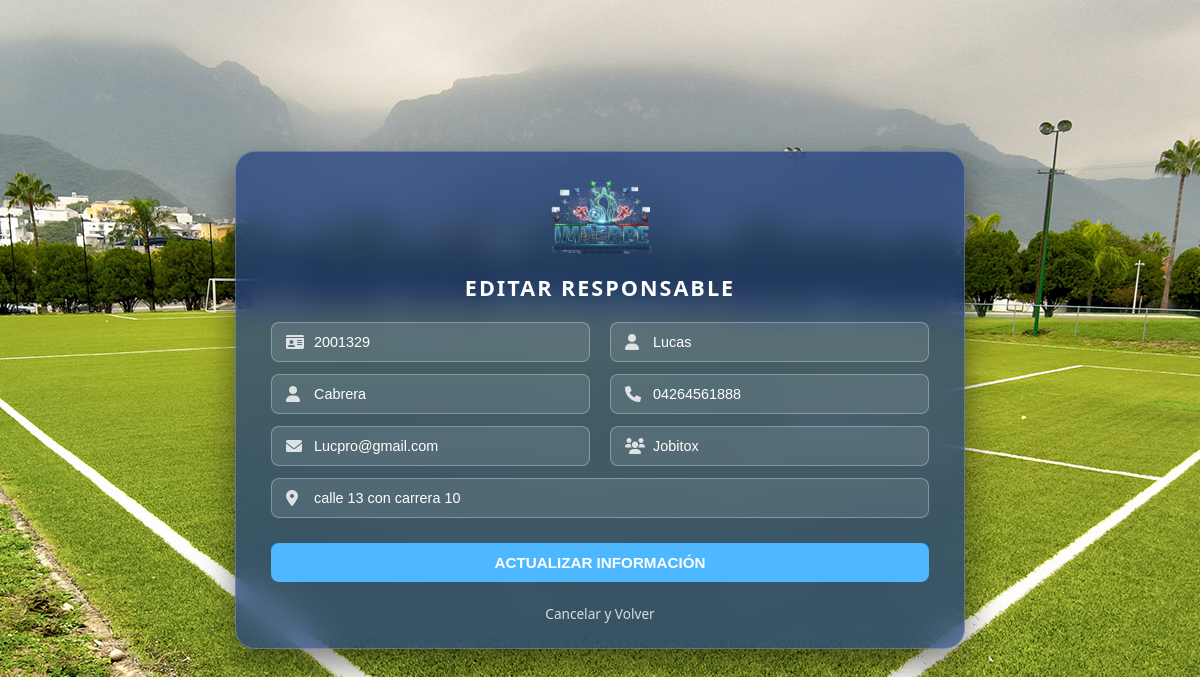
The app's page /vista/editar_autogobierno.php?id=1 (signed in) with its own data.
### tables this page shows
CREATE TABLE `autogobierno` (
  `id` int(11) NOT NULL,
  `nombre` varchar(100) NOT NULL,
  `apellido` varchar(100) NOT NULL,
  `cedula` varchar(20) NOT NULL,
  `telefono` varchar(20) NOT NULL,
  `correo` varchar(150) NOT NULL,
  `comuna` varchar(150) NOT NULL,
  `direccion` text NOT NULL
);

### vista/editar_autogobierno.php (the view, shortened to what this page needs)
<?php
require_once '../controlador/conexion.php';
$id_responsable = $_GET['id'] ?? '';
$stmt =$conexion->prepare("SELECT nombre, apellido, cedula, telefono, correo, direccion, comuna FROM autogobierno WHERE id = ?");
$stmt->bind_param("i", $id_responsable);$stmt->execute();
$resultado =$stmt->get_result();
$responsable = $resultado->fetch_assoc();$stmt->close();
?>
<!DOCTYPE html>
<html lang="es">
<head>
    <link rel="stylesheet" href="../estilo/style25.css">
    <link rel="stylesheet" href="https://cdnjs.cloudflare.com/ajax/libs/font-awesome/6.0.0/css/all.min.css">
</head>
<body>
    <div class="login-container">
        <form action="../controlador/controlador_editar_autogobierno.php" method="POST" class="glass-form" novalidate>
            <div class="logo-container">
                <img src="../estilo/logo.png" alt="IMDERPE" class="logo-form">
            </div>
            <h2 class="form-title">Editar Responsable</h2>
            <div class="form-grid">
                <div class="input-group">
                    <i class="fas fa-id-card"></i>
                    <input type="text" name="cedula" id="cedula" placeholder="Cédula de Identidad" autocomplete="off" value="<?php echo htmlspecialchars($responsable['cedula']); ?>">
                </div>
                <div class="input-group">
                    <i class="fas fa-user"></i>
                    <input type="text" name="nombre" id="nombre" placeholder="Nombres" autocomplete="off" value="<?php echo htmlspecialchars($responsable['nombre']); ?>">
                </div>
                <div class="input-group">
                    <i class="fas fa-user"></i>
                    <input type="text" name="apellido" id="apellido" placeholder="Apellidos" autocomplete="off" value="<?php echo htmlspecialchars($responsable['apellido']); ?>">
                </div>
                <div class="input-group">
                    <i class="fas fa-phone"></i>
                    <input type="text" name="telefono" id="telefono" placeholder="Número de Teléfono" autocomplete="off" value="<?php echo htmlspecialchars($responsable['telefono']); ?>">
                </div>
                <div class="input-group">
                    <i class="fas fa-envelope"></i>
                    <input type="email" name="correo" id="correo" placeholder="Correo Electrónico" autocomplete="off" value="<?php echo htmlspecialchars($responsable['correo']); ?>">
                </div>
                <div class="input-group">
                    <i class="fas fa-users"></i>
                    <input type="text" name="comuna" id="comuna" placeholder="Comuna" autocomplete="off" value="<?php echo htmlspecialchars($responsable['comuna']); ?>">
                </div>
                <div class="input-group full-width">
                    <i class="fas fa-map-marker-alt"></i>
                    <input type="text" name="direccion" id="direccion" placeholder="Dirección Sala de Autogobierno" autocomplete="off" value="<?php echo htmlspecialchars($responsable['direccion']); ?>">
                </div>
            </div>
            <div class="action-row">
                <button type="submit" name="btn_editar" value="ok" class="btn-update">
                    Actualizar Información
                </button>
                <a href="ver_autogobierno.php" class="btn-cancel">Cancelar y Volver</a>
            </div>
        </form>
    </div>
</body>
</html>

### estilo/style25.css (style rules this page uses)
body { margin: 0; padding: 0; font-family: 'Segoe UI', sans-serif; background-image: url('../estilo/background_cancha.jpg'); background-size: cover; background-position: center; background-attachment: fixed; min-height: 100vh; display: flex; justify-content: center; align-items: center; overflow-x: hidden; }
.login-container { width: 100%; max-width: 760px; padding: 20px 15px; box-sizing: border-box; }
.glass-form { background: rgba(29, 61, 129, 0.7); backdrop-filter: blur(15px); -webkit-backdrop-filter: blur(15px); border: 1px solid rgba(255, 255, 255, 0.2); border-radius: 20px; padding: 25px 35px; box-shadow: 0 15px 35px rgba(0,0,0,0.5); text-align: center; }
.logo-form { width: 110px; height: auto; margin-bottom: 10px; display: block; margin-left: auto; margin-right: auto; }
.form-title { color: white; margin-bottom: 20px; text-transform: uppercase; letter-spacing: 2px; font-size: 1.35rem; }
.form-grid { display: grid; grid-template-columns: 1fr 1fr; gap: 12px 20px; }
.input-group { position: relative; margin-bottom: 0px; display: flex; flex-direction: column; }
.full-width { grid-column: span 2; }
.input-group > i { position: absolute; left: 15px; top: 20px; transform: translateY(-50%); color: rgba(255, 255, 255, 0.8); z-index: 2; pointer-events: none; }
.input-group input, .input-group select { width: 100%; padding: 10px 12px 10px 42px; background: rgba(255, 255, 255, 0.1) !important; border: 1px solid rgba(255, 255, 255, 0.3); border-radius: 8px; color: white; outline: none; box-sizing: border-box; font-size: 0.9rem; transition: border-color 0.3s; }
.input-group input::placeholder { color: rgba(255, 255, 255, 0.8); }
.action-row { margin-top: 20px; }
.btn-update { width: 100%; padding: 11px; background: #4db8ff; border: none; border-radius: 8px; color: white; font-weight: bold; cursor: pointer; transition: 0.3s; text-transform: uppercase; font-size: 0.95rem; }
.btn-cancel { display: inline-block; margin-top: 12px; color: white; text-decoration: none; font-size: 0.85rem; opacity: 0.8; transition: 0.3s; }
.input-group { display: flex; flex-direction: column; }
.input-group input { width: 100%; height: 40px; padding: 0 12px 0 42px; background: rgba(255, 255, 255, 0.1) !important; border: 1px solid rgba(255, 255, 255, 0.3); border-radius: 8px; color: white; outline: none; box-sizing: border-box; font-size: 0.9rem; }
.action-row { margin-top: 25px; display: flex; flex-direction: column; align-items: center; gap: 10px; }
.btn-cancel { display: inline-block; color: white; text-decoration: none; font-size: 0.85rem; opacity: 0.8; transition: 0.3s; }

### records on screen
autogobierno: cedula "2001329", nombre "Lucas", apellido "Cabrera", telefono "04264561888", correo "Lucpro@gmail.com", comuna "Jobitox", direccion "calle 13 con carrera 10"
